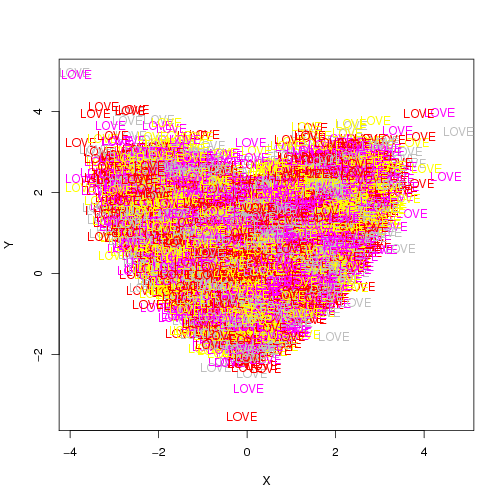

Here is the R script that generated this plot:
#!/usr/bin/Rscript

n <- 50000
r <- 0.7
r_e <- (1 - r * r) ^ 0.5
X <- rnorm(n)
Y <- X * r + r_e * rnorm(n)
Y <- ifelse(X > 0, Y,-Y)
a <- sample(c(2, 6, 7, 8), 50000, T)
b <- sample(c(76, 79, 86, 69), 50000, T)
plot(X, Y, col = 0)
text(X, Y, "LOVE", col = a)
